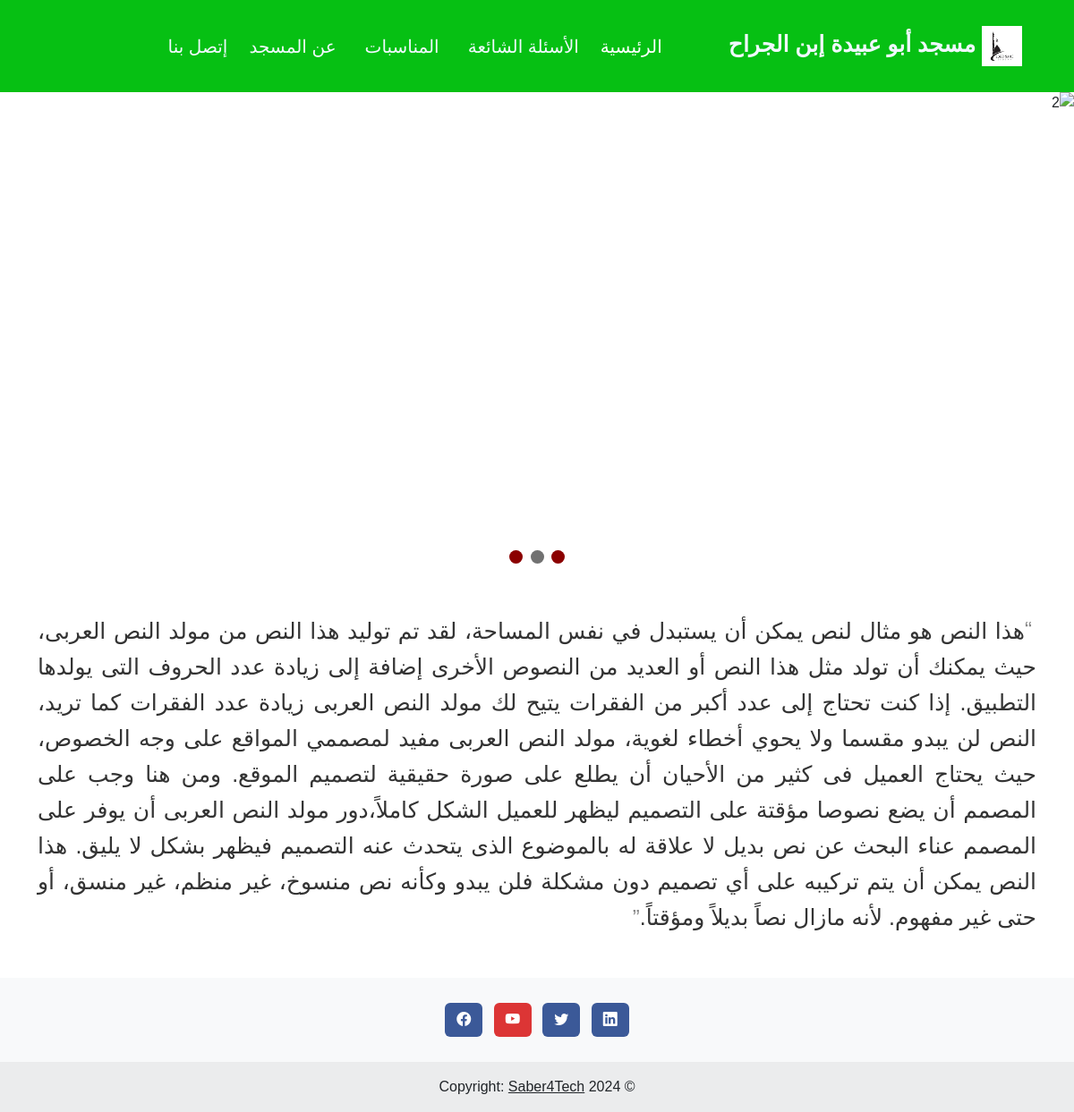
Page /about/ on the earlier database version.
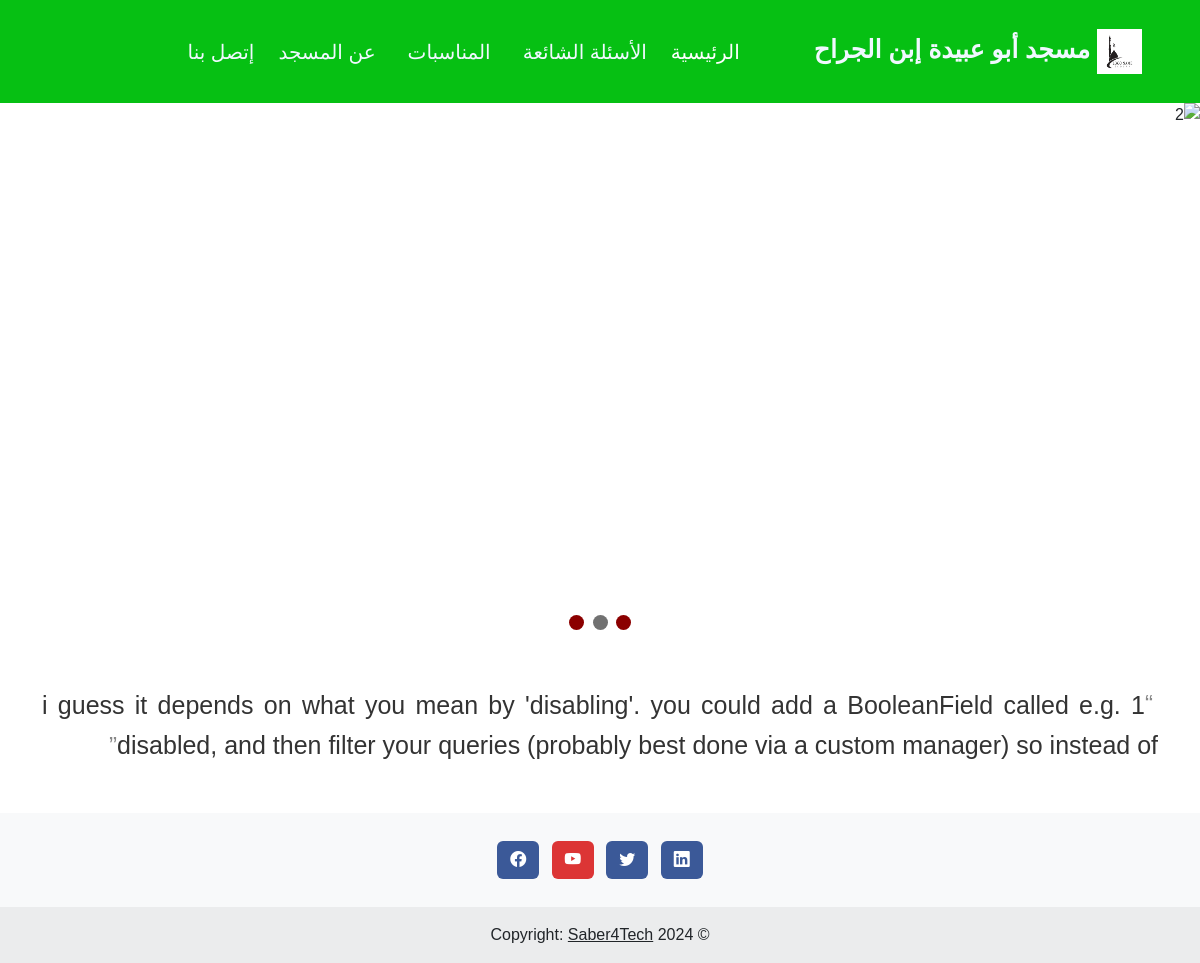
Same page on the later database version.
### appAbuObaida/models.py (models this page shows, shortened)
class PrayerModel(models.Model):
    month_field = models.DateField(auto_now_add=True)
    image = models.ImageField(upload_to='static/imgs')
    about_mosque = models.TextField(blank=True, null=True)

### appAbuObaida/views.py (the view)
# urls.py: path('about/', views.about, name='about'),
def about(request):
    about_the_mosque = PrayerModel.objects.all()
    context = {
        'about_the_mosque': about_the_mosque
    }
    return render(request, 'appAbuObaida/about.html', context)

### templates/appAbuObaida/about.html (shortened to what this page needs)
{% extends 'appAbuObaida/base.html' %}
{% load static %}
{% block content %}
    {% include 'appAbuObaida/slidesimages.html' %}
    <div class="container my-5" dir="rtl">
    {% for item in about_the_mosque %}
        <p class="styled-paragraph">{{ item.about_mosque }}</p>
    {% endfor %}
    </div>
{% endblock %}

Differences in the rows shown:
removed PrayerModel: about_mosque "هذا النص هو مثال لنص يمكن أن يستبدل في نفس المساحة، لقد تم توليد هذا النص من مولد النص العربى، حيث يمكنك أن تولد مثل هذا النص أو العديد من النصوص الأخرى إضافة إلى زيادة عدد الحروف التى يولدها التطبيق. إذا كنت تحتاج إلى عدد أكبر من الفقرات يتيح لك مولد النص العربى زيادة عدد الفقرات كما تريد، النص لن يبدو مقسما ولا يحوي أخطاء لغوية، مولد النص العربى مفيد لمصممي المواقع على وجه الخصوص، حيث يحتاج العميل فى كثير من الأحيان أن يطلع على صورة حقيقية لتصميم الموقع. ومن هنا وجب على المصمم أن يضع نصوصا مؤقتة على التصميم ليظهر للعميل الشكل كاملاً،دور مولد النص العربى أن يوفر على المصمم عناء البحث عن نص بديل لا علاقة له بالموضوع الذى يتحدث عنه التصميم فيظهر بشكل لا يليق. هذا النص يمكن أن يتم تركيبه على…"
added PrayerModel: about_mosque "1 i guess it depends on what you mean by 'disabling'. you could add a BooleanField called e.g. disabled, and then filter your queries (probably best done via a custom manager) so instead of"
